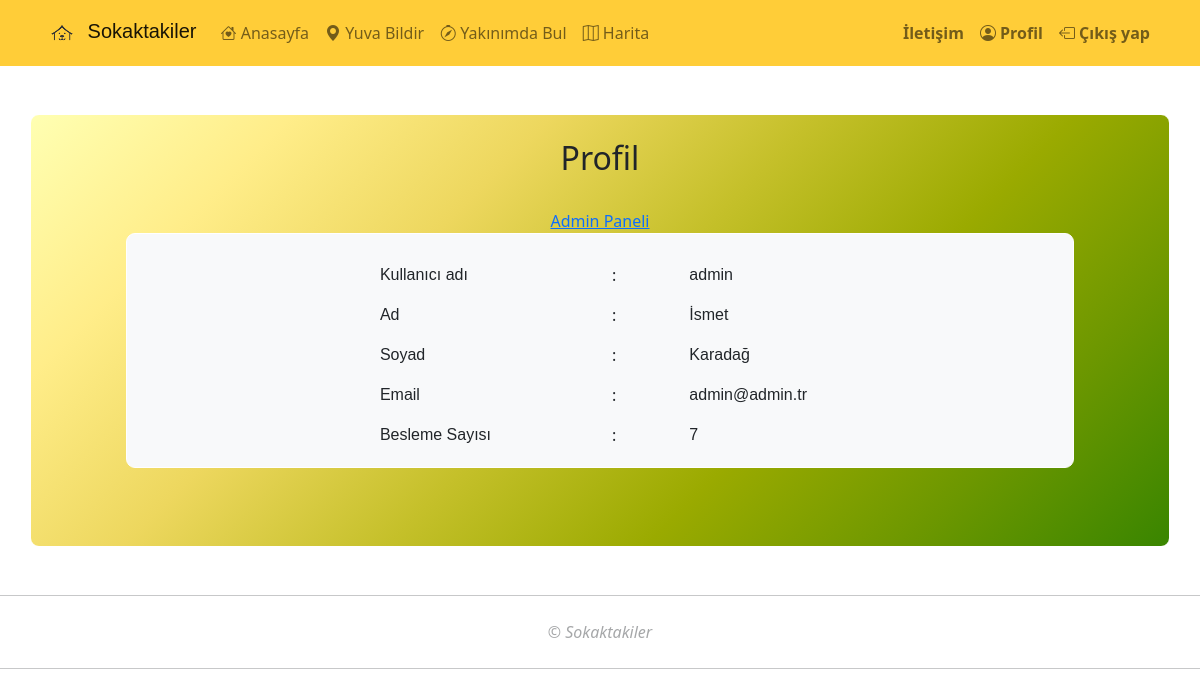
Page /profil/1/ on the earlier database version.
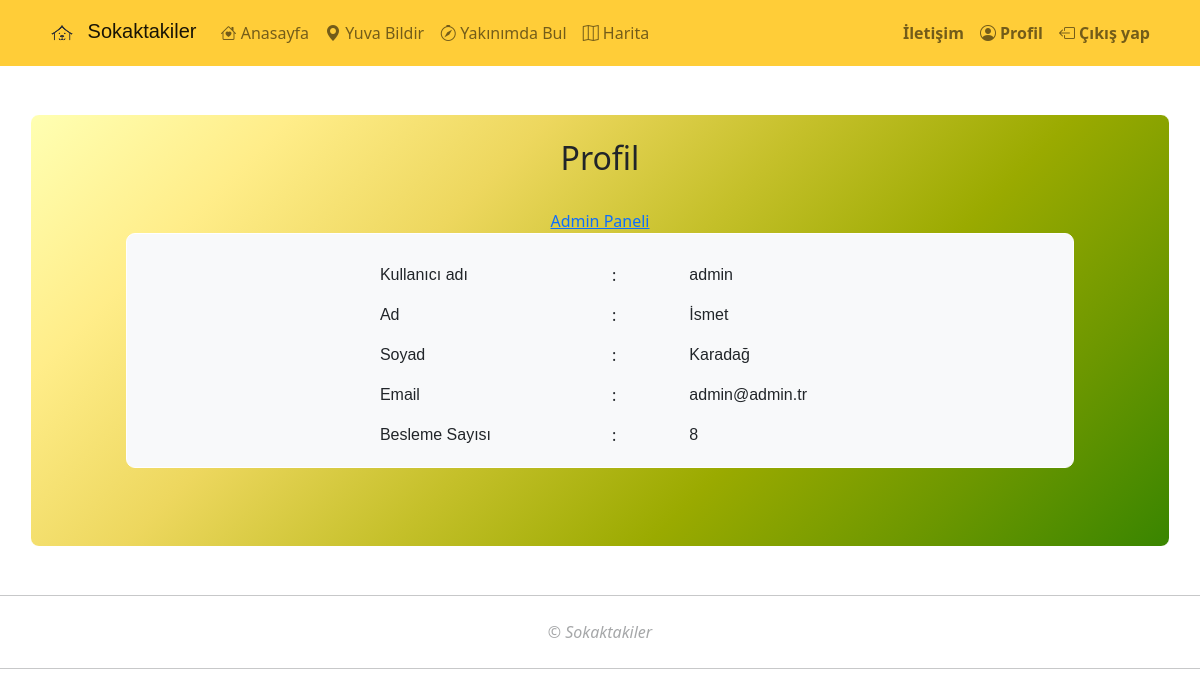
Same page on the later database version.
### harita/models.py (models this page shows, shortened)
class Person(models.Model):
   username=models.CharField(max_length=25)
   beslemesayisi=models.IntegerField(default=0)
   bildirmesayisi=models.IntegerField(default=0)
   mamakilo=models.IntegerField(default=0)
   auth_token=models.CharField(max_length=100,null=True)
   class Meta:
       ordering = ['-beslemesayisi']

### harita/views.py (the view)
# urls.py: path('profil/<pk>/',views.ProfilView.as_view(),name="profil"),
class ProfilView(DetailView):
   model = User
   template_name = 'harita/profil.html'
   def get_context_data(self, **kwargs):
       context = super().get_context_data(**kwargs)
       context['person'] = Person.objects.get(id=User.objects.get(username=context['user']).id)
       return context

### harita/templates/harita/profil.html (shortened to what this page needs)
{% extends "base.html" %}
{% load static %}
{% block content %}
<div class="container new border-white mymt-4 mymb-4">
   <br>
   <div class="row mb-3" >
      <div class="col-md-10 offset-md-1 mymb-4 mymt-1">
         <div class="row" style="background-color: transparent;">
            <div class="col-md-8 offset-md-2 mb-4">
               <p class="h2 text-center">Profil</p>
            </div>
         </div>
         {% if user.is_staff %}
         <div class="row">
            <a href="/admin" class="text-center">Admin Paneli</a>
         </div>
         {% endif %}
         <div class="row mb-3 bg-light border-white">
            <div class="col-md-6 offset-md-3">
               <div class="row mt-4" style="padding: 1%;">
                  <div class="col-md-6 text-profil">
                     <p>Kullanıcı adı</p><p>Ad</p><p>Soyad</p><p>Email</p><p>Besleme Sayısı</p>
                  </div>
                  <div class="col-md-2">
                     <p>:</p><p>:</p><p>:</p><p>:</p><p>:</p>
                  </div>
                  <div class="col-md-4 text-profil" >
                     <p>{{person.username}} </p><p>{{user.first_name}} </p><p>{{user.last_name}} </p><p>{{user.email}} </p><p>{{person.beslemesayisi}} </p>
                  </div>
               </div>
            </div>
         </div>
      </div>
   </div>
</div>
{% endblock %}

Differences in the rows shown:
changed Person "admin": beslemesayisi "7" → "8"
